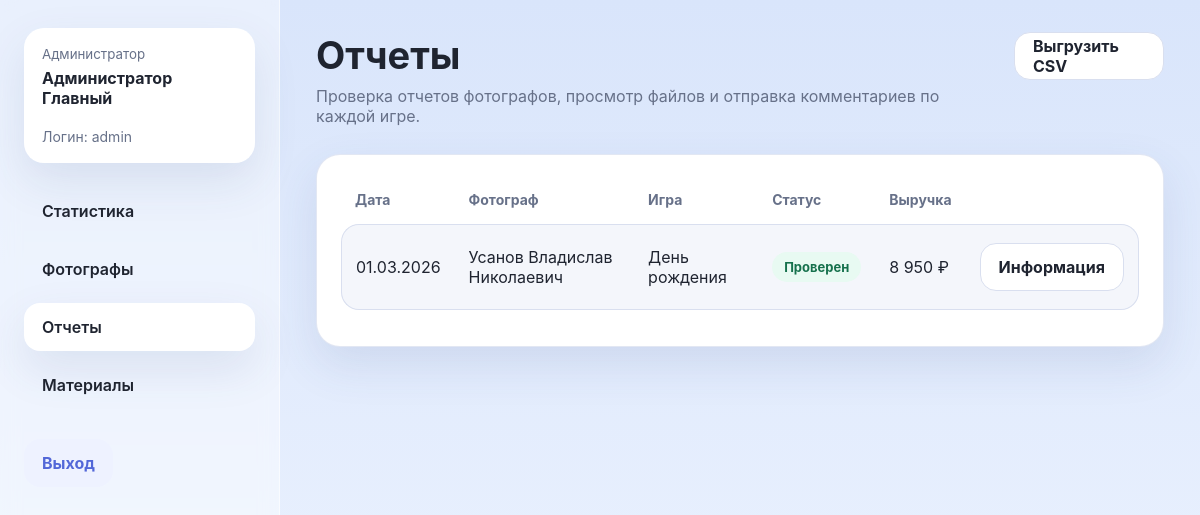
Page /admin/reports (signed in) on the earlier database version.
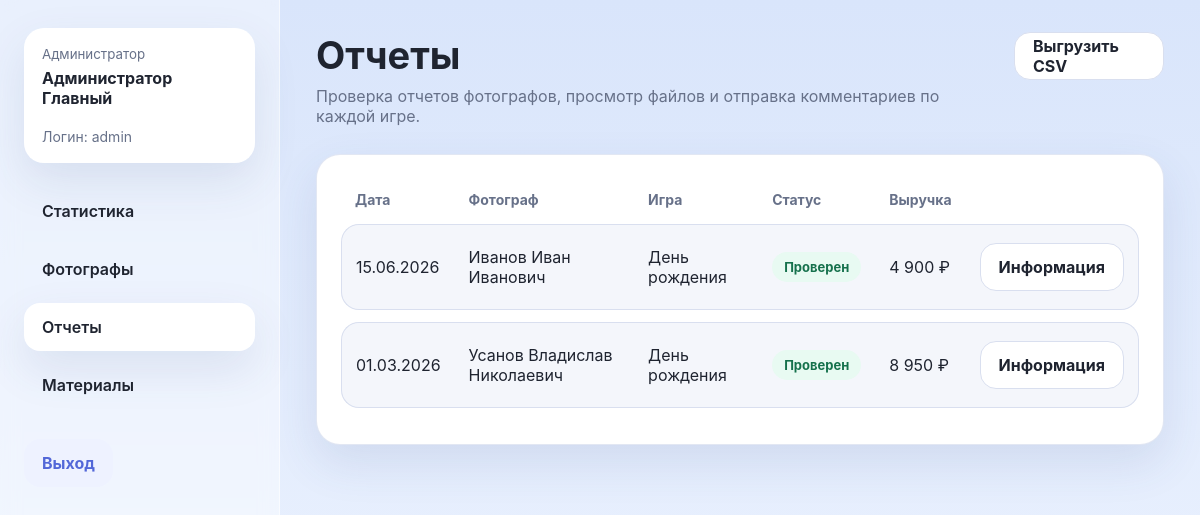
Same page on the later database version.
### tables this page shows
CREATE TABLE reports (
    id INTEGER PRIMARY KEY AUTOINCREMENT,
    photographer_id INTEGER NOT NULL,
    report_date TEXT NOT NULL,
    match_title TEXT NOT NULL,
    location TEXT DEFAULT '',
    note TEXT DEFAULT '',
    status TEXT NOT NULL DEFAULT 'submitted',
    total_items INTEGER NOT NULL DEFAULT 0,
    total_revenue REAL NOT NULL DEFAULT 0,
    created_at TEXT NOT NULL,
    updated_at TEXT NOT NULL,
    FOREIGN KEY (photographer_id) REFERENCES users(id) ON DELETE RESTRICT
);

### routes/admin.py (the view)
    @app.route("/admin/reports")
    @login_required
    @role_required(ROLE_ADMIN)
    def admin_reports():
        reports = query_all(
            """
            SELECT r.*, u.last_name, u.first_name, u.middle_name,
                   COALESCE((SELECT COUNT(*) FROM report_comments rc WHERE rc.report_id = r.id), 0) AS comments_count
            FROM reports r
            JOIN users u ON u.id = r.photographer_id
            ORDER BY r.report_date DESC, r.created_at DESC
            """
        )
        return render_template("admin/reports_list.html", reports=reports)

### db.py (called while the page is built)
def get_db() -> sqlite3.Connection:
    if "db" not in g:
        g.db = sqlite3.connect(DATABASE)
        g.db.row_factory = sqlite3.Row
        g.db.execute("PRAGMA foreign_keys = ON")
    return g.db

def query_one(query: str, params=()):
    return get_db().execute(query, params).fetchone()

def query_all(query: str, params=()):
    return get_db().execute(query, params).fetchall()

### template_helpers.py (called while the page is built)
def register_template_helpers(app):
    @app.context_processor
    def inject_globals():
        return {
            "nav_items": NAV_ITEMS,
            "display_name": display_name,
            "today_iso": date.today().isoformat(),
            "status_label": status_label,
        }
    @app.template_filter("currency")
    def currency_filter(value):
        value = value or 0
        return f"{float(value):,.0f} ₽".replace(",", " ")
    @app.template_filter("shortdate")
    def shortdate_filter(value):
        if not value:
            return "—"
        return datetime.strptime(value, "%Y-%m-%d").strftime("%d.%m.%Y")

### users.py (called while the page is built)
def status_label(status: str) -> str:
    return {"submitted": "На проверке", "reviewed": "Проверен", "draft": "Черновик"}.get(status, status)

### templates/admin/reports_list.html (shortened to what this page needs)
{% extends 'base.html' %}
{% block content %}
<div class="page-header">
  <div>
    <h1>Отчеты</h1>
    <p>Проверка отчетов фотографов, просмотр файлов и отправка комментариев по каждой игре.</p>
  </div>
  <div class="actions">
    <a class="btn-secondary btn" href="{{ url_for('export_reports_csv') }}">Выгрузить CSV</a>
  </div>
</div>
<section class="card">
  <table class="list-table">
    <thead><tr><th>Дата</th><th>Фотограф</th><th>Игра</th><th>Статус</th><th>Выручка</th><th></th></tr></thead>
    <tbody>
      {% for report in reports %}
      <tr>
        <td>{{ report.report_date|shortdate }}</td>
        <td>{{ display_name(report) }}</td>
        <td>{{ report.match_title }}</td>
        <td><span class="badge {{ report.status }}">{{ status_label(report.status) }}</span></td>
        <td>{{ report.total_revenue|currency }}</td>
        <td><a class="btn btn-secondary" href="{{ url_for('admin_report_detail', report_id=report.id) }}">Информация</a></td>
      </tr>
      {% else %}
      <tr><td colspan="6">Отчетов пока нет.</td></tr>
      {% endfor %}
    </tbody>
  </table>
</section>
{% endblock %}

### templates/base.html (shortened to what this page needs)
<!doctype html>
<html lang="ru">
  <head>
    <link rel="stylesheet" href="{{ url_for('static', filename='css/styles.css') }}">
  </head>
  <body>
    {% if current_user.is_authenticated %}
      <div class="layout">
        <aside class="sidebar">
          <div class="user-card">
            <small>{{ current_user.role_name }}</small>
            <strong>{{ current_user.full_name }}</strong>
            <div class="meta top-gap">Логин: {{ current_user.login }}</div>
          </div>
          <nav class="nav">
            {% for endpoint, label in nav_items.get(current_user.role_code, []) %}
              <a href="{{ url_for(endpoint) }}" class="{% if request.endpoint == endpoint %}active{% endif %}">{{ label }}</a>
            {% endfor %}
            {% if current_user.role_code == 'admin' %}
              <a href="{{ url_for('admin_consumables') }}" class="{% if request.endpoint == 'admin_consumables' %}active{% endif %}">Материалы</a>
            {% endif %}
          </nav>
          <a class="logout-link" href="{{ url_for('logout') }}">Выход</a>
        </aside>
        <main class="content">
          {% block content %}{% endblock %}
        </main>
      </div>
    {% else %}
      {% block auth_content %}{% endblock %}
    {% endif %}
  </body>
</html>

Differences in the rows shown:
added reports: report_date|shortdate "15.06.2026", display_name "Иванов Иван Иванович", match_title "День рождения", status "Проверен", total_revenue "4 900 ₽"
